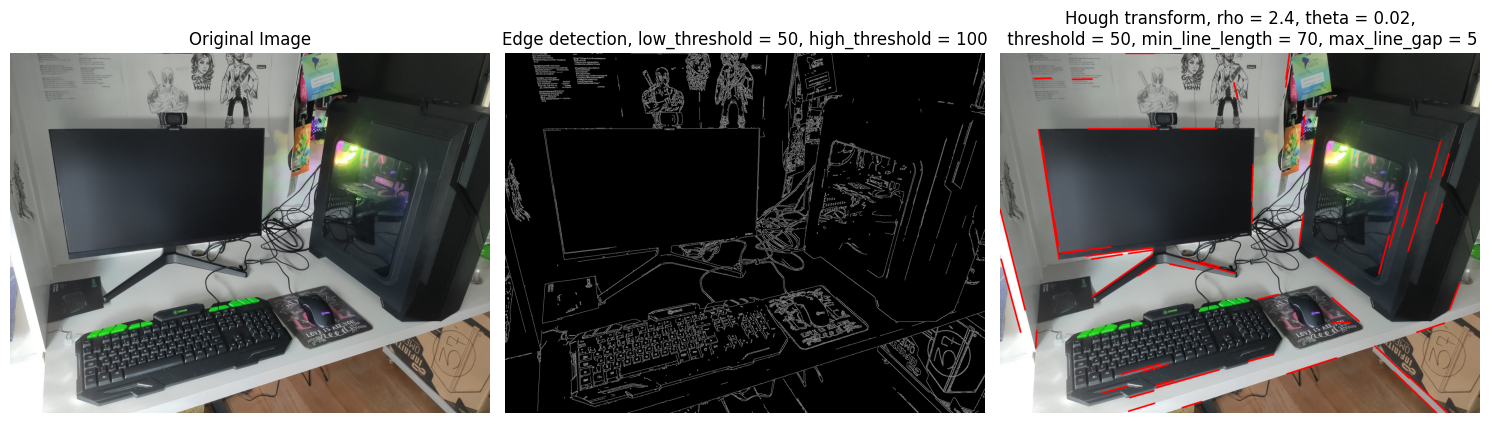
#> input picture images/hough_img1.png, 1489 x 423 px, found by its file name; its folder holds only this picture in this run
$ python Hough.py
#> lines starting #> are read from the running program, lines starting #| are printed output that depends on the picture; after the words box and inside, x2 and y2 are one past the last pixel; in counts of white or black regions, pixels touching at a corner belong together
### codes/HoughTransform.py
import numpy as np
import matplotlib.pyplot as plt
import cv2
import os
from tqdm import tqdm

def Canny(img_file, source_path, low_threshold, high_threshold):

    # Obtenha a imagem em tons de cinza
#> called with img_file = 'hough_img1.png', low_threshold = 50, high_threshold = 100
    img_path = source_path + img_file
    img = cv2.imread(img_path)
#> img is the input picture: shape (423, 1489, 3); mean B, G, R 98.8, 100.8, 101.3
    gray = cv2.cvtColor(img, cv2.COLOR_RGB2GRAY)
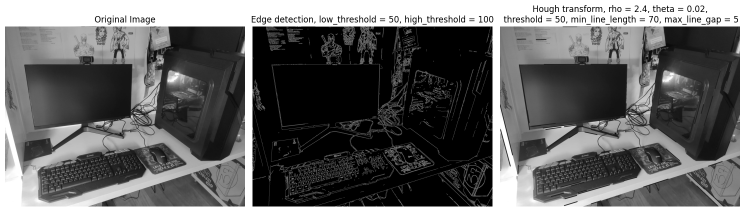
#> gray: shape (423, 1489) (shown at 1/2 size); min 0, max 255, mean 100.2

    # Detecção de bordas
    edges = cv2.Canny(gray, low_threshold, high_threshold)
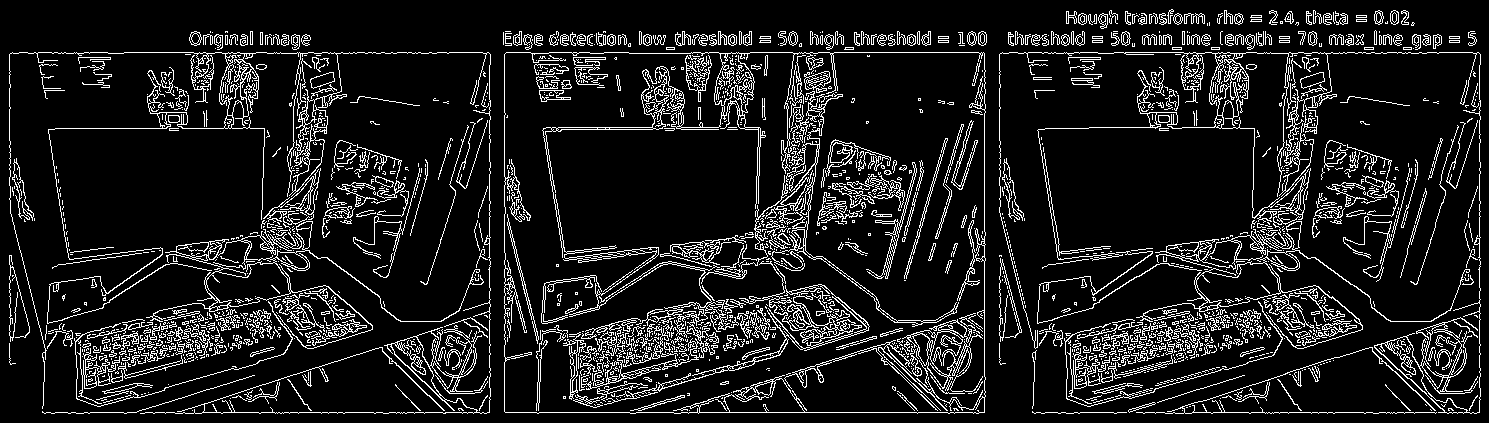
#> edges: shape (423, 1489); 11.4% white in thin lines or dots
    img_name = os.path.splitext(os.path.basename(img_path))[0]
    output_name = f'edges_{img_name}_{low_threshold}_{high_threshold}.jpg'
    final_path = source_path + output_name

    cv2.imwrite(final_path, edges)

    return edges

def Hough(source_path, img_file, edges, rho, theta, threshold,
          min_line_length, max_line_gap):

    # Obtenha a imagem RGB
#> called with img_file = 'hough_img1.png', rho = 1, theta = 0.0175, threshold = 60, min_line_length = 50, max_line_gap = 5
    img_path = source_path + img_file
    img = cv2.imread(img_path)
    line_image = np.copy(img)

    # Aplique a transformação de Hough para obter as linhas
    lines = cv2.HoughLinesP(edges, rho, theta, threshold, np.array([]),
                        min_line_length, max_line_gap)
#> lines = 135 rows, first 6: [84, 412, 136, 412], [1114, 52, 1195, 52], [681, 412, 984, 412], [629, 53, 692, 53], [1008, 38, 1084, 38], [104, 337, 188, 337]

    # Desenhe as linhas na cópia da imagem
    for line in tqdm(lines, desc="Detecting Lines ..."):
        for x1, y1, x2, y2 in line:
            cv2.line(line_image, (x1, y1), (x2, y2), (0, 0, 255), 5)
#> this loop made 135 passes
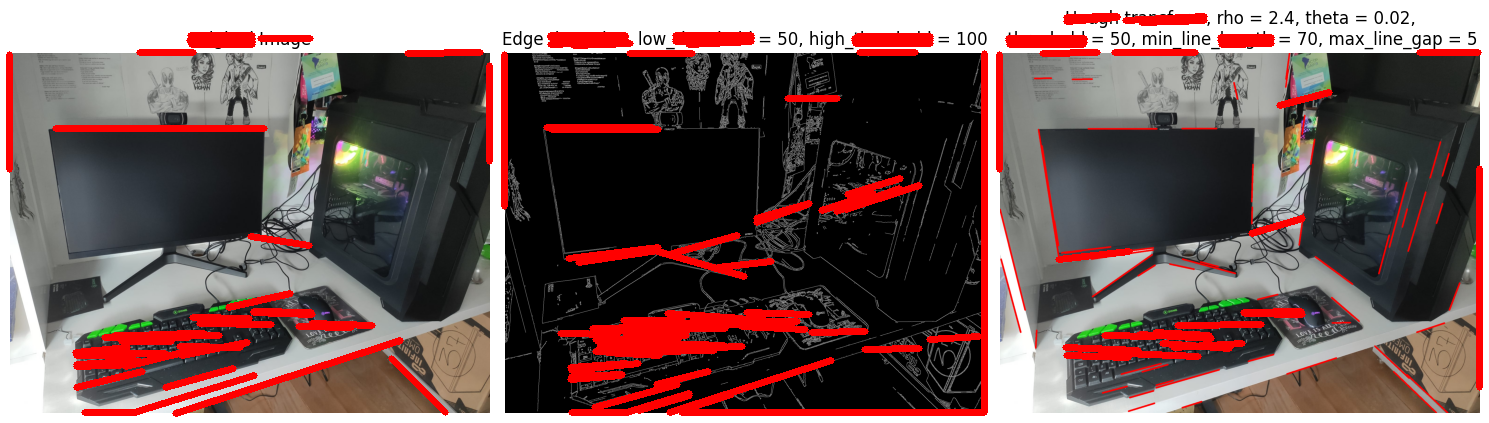
#> line_image: shape (423, 1489, 3); 9.2% of pixels changed, all inside (x1, y1, x2, y2) = (6, 13, 1483, 417)

    img_name = os.path.splitext(os.path.basename(img_path))[0]
    output_name = f'hough_{img_name}_{rho}_{theta}_{threshold}_{min_line_length}_{max_line_gap}.jpg'
    final_path = source_path + output_name

    cv2.imwrite(final_path, line_image)
    print(f"Processed image {img_path} ready at:", final_path)

    return lines

### codes/Hough.py
import os
import numpy as np
from HoughTransform import Hough, Canny

source_path = 'C:/Users/Isabelle/Desktop/FilterImages/images'

for filename in os.listdir(source_path):
    source = source_path + '/'
    img_file = filename[:len(source_path)]
    edges = Canny(img_file,source,50,100)
    lines = Hough(source,img_file,edges,1,np.pi/180,60,50,5)

$ run again, on images/img2.jpg
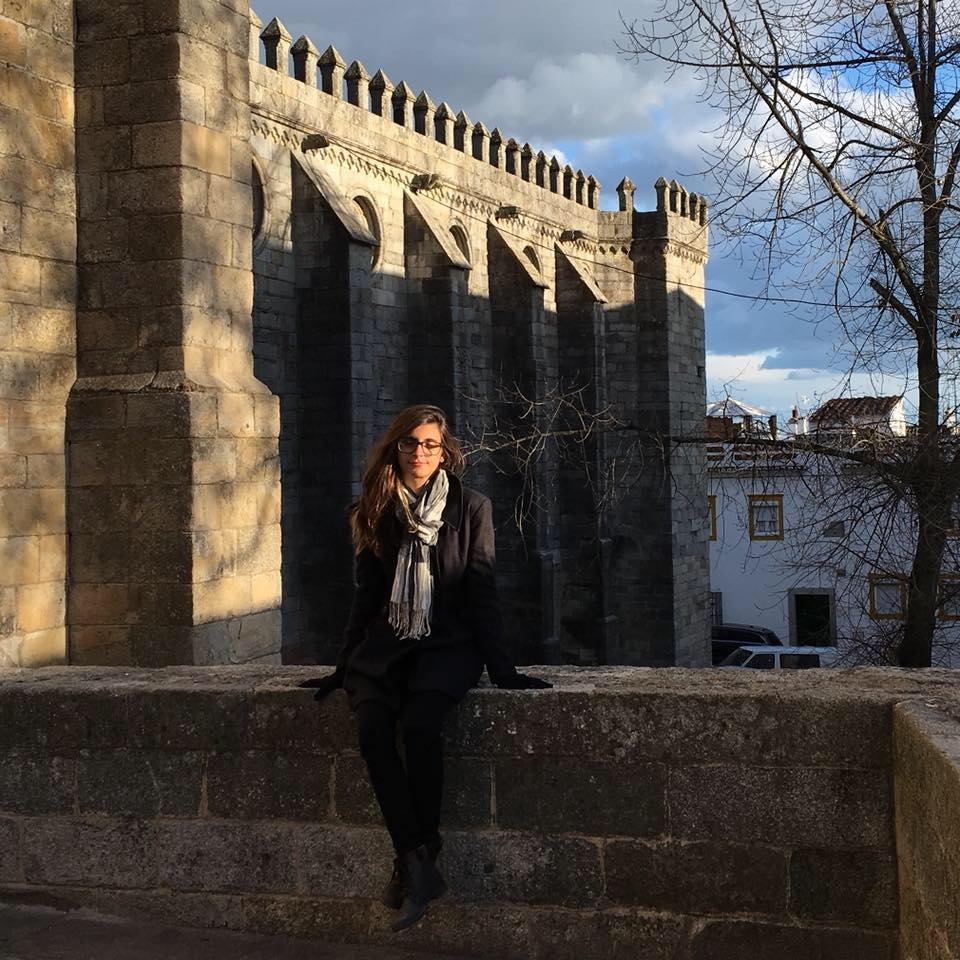
#> input picture images/img2.jpg, 960 x 960 px, found by its file name
#> in Canny, img is the input picture: shape (960, 960, 3); mean B, G, R 72.4, 77.3, 82.6
#> in Canny, `edges = cv2.Canny(gray, low_threshold, high_threshold)`:
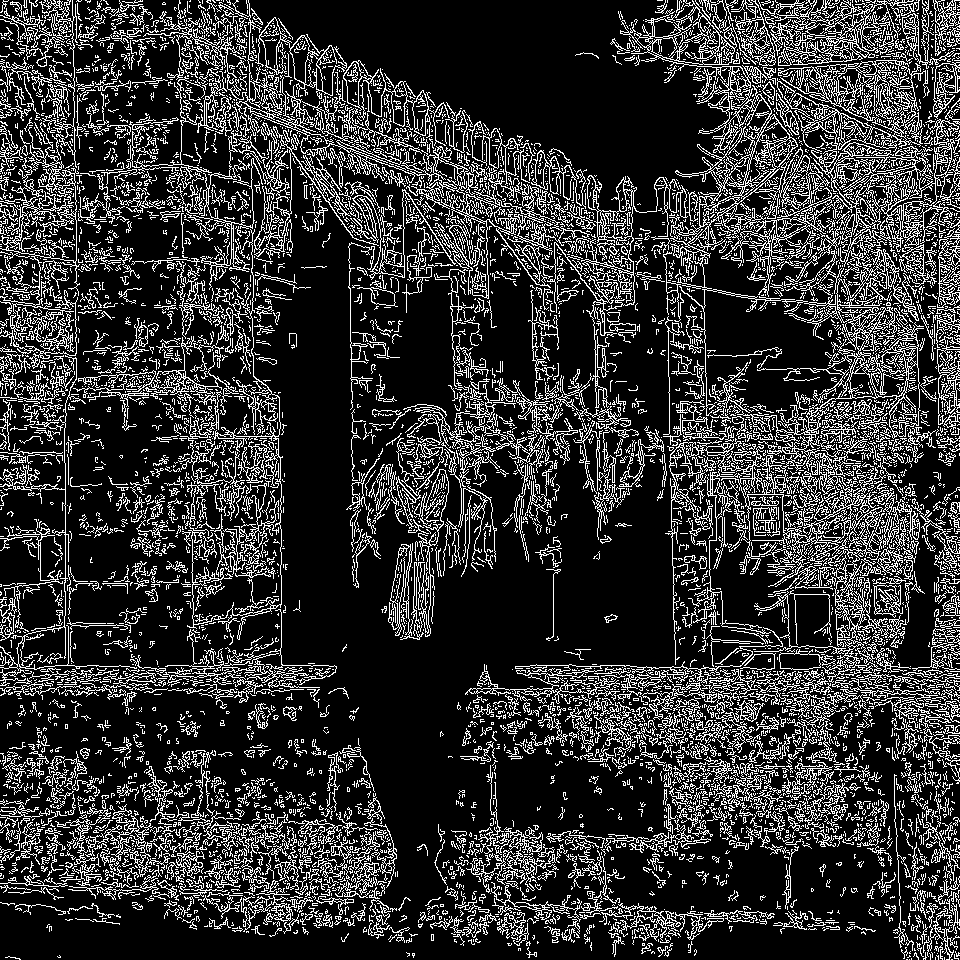
#> edges: shape (960, 960); 19.9% white in thin lines or dots
#> in Hough, `lines = cv2.HoughLinesP(edges, rho, theta, threshold, np.array([]), mi..`: lines = 580 rows, first 6: [725, 188, 776, 137], [883, 78, 959, 2], [881, 108, 958, 31], [587, 310, 641, 256], [416, 405, 478, 467], [590, 289, 649, 230]
#> the loop in Hough, `for line in tqdm(lines, desc="Detecting Lines ..."):` made 580 passes
#> after the loop in Hough, `for line in tqdm(lines, desc="Detecting Lines ..."):`:
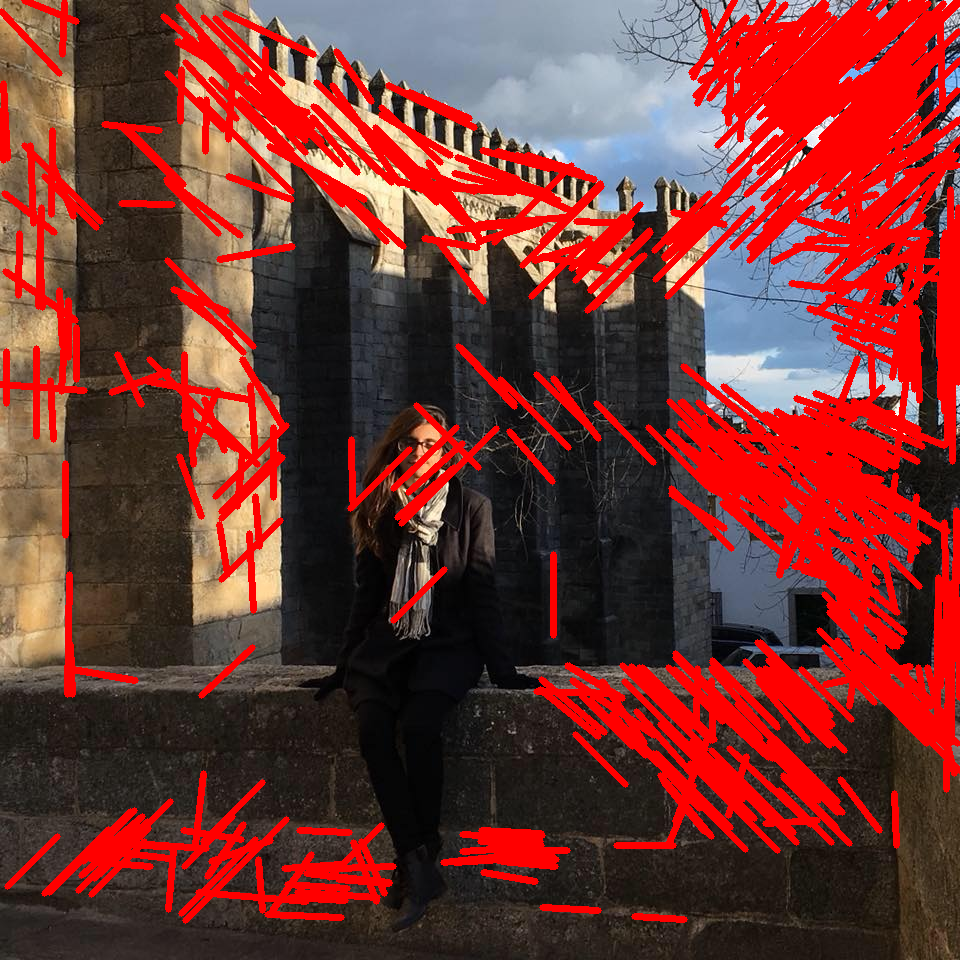
#> line_image: shape (960, 960, 3); mean B, G, R 48.9, 52.7, 119
